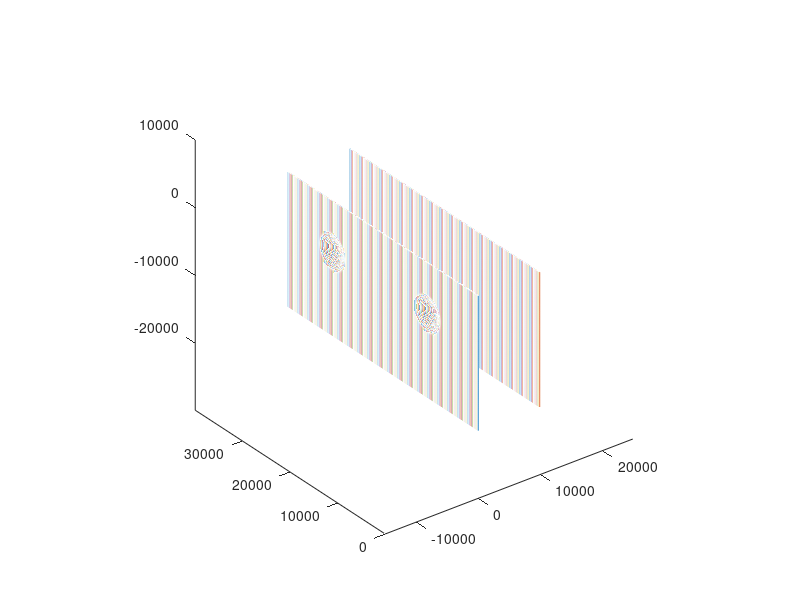
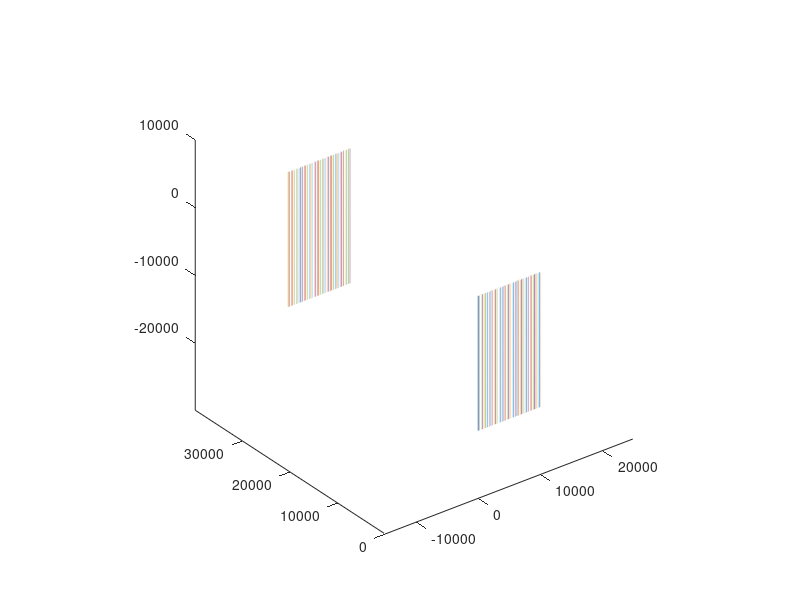
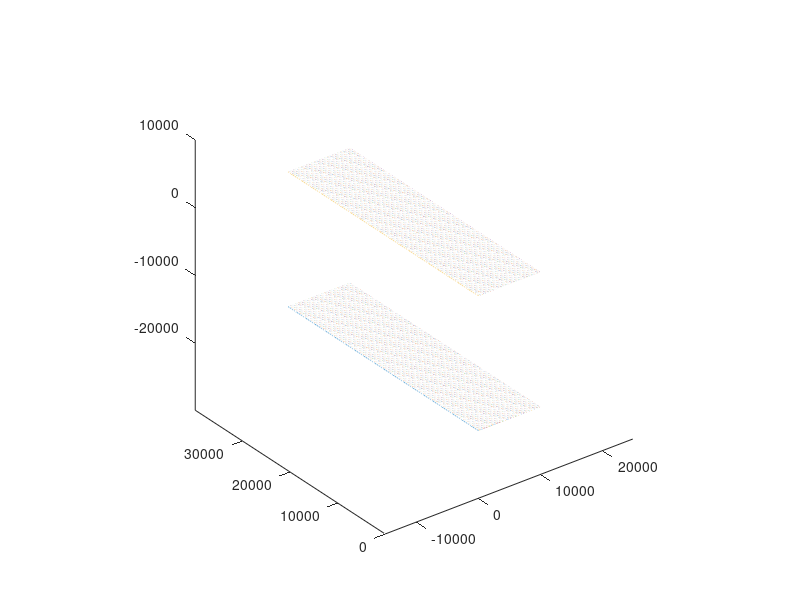
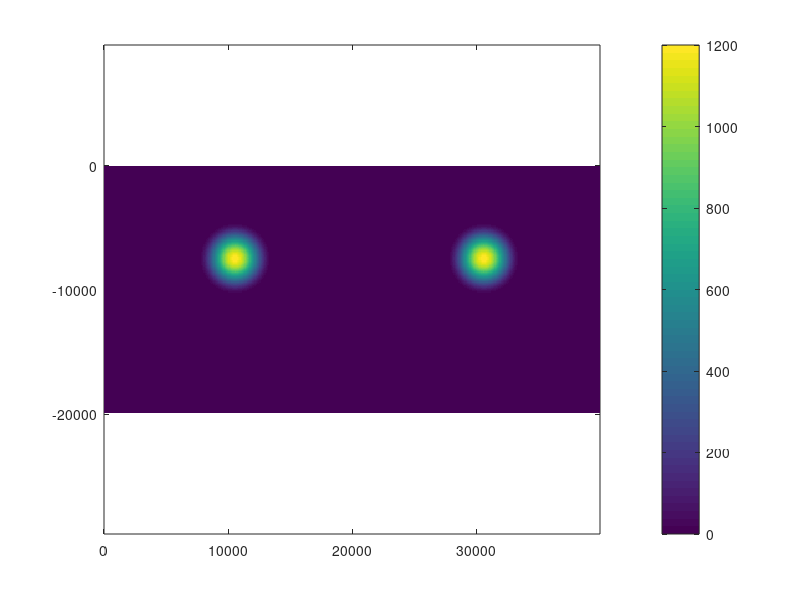

Reproduce these figures in MATLAB, in order. (Note: this script raises an error after producing the figures.)
% creat 3D boundary data file
% nx ny nz x1(left) x2(right) y1(front) y2(back) z1(bottom) z2(top)

clc;
clear all;
close all;

flag_printf = 1;

nx = 100;
ny = 400;
nz = 200;

dx = 100;
dy = 100;
dz = 100;

origin_x = 0;
origin_y = 0;
origin_z = 0;
bz1 = zeros(ny,nx,3);
bz2 = zeros(ny,nx,3);
by1 = zeros(nz,nx,3);
by2 = zeros(nz,nx,3);
bx1 = zeros(nz,ny,3);
bx2 = zeros(nz,ny,3);

for k=1:nz
  for j=1:ny
    bx1(k,j,1) = origin_x;
    bx1(k,j,2) = origin_y + (j-1)*dy;
    bx1(k,j,3) = origin_z - (nz-k)*dz;

    bx2(k,j,1) = origin_x + (nx-1)*dx;
    bx2(k,j,2) = origin_y + (j-1)*dy;
    bx2(k,j,3) = origin_z - (nz-k)*dz;

  end
end

if 1
for k = 1:nz
    for j = 1:ny
        r1 = sqrt((bx1(k,j,2)-10.5e3).^2 + (bx1(k,j,3)+7.5e3).^2);
        r2 = sqrt((bx1(k,j,2)-30.5e3).^2 + (bx1(k,j,3)+7.5e3).^2);
        fxy = 0;
        if(r1 <3e3)
            fxy = 600 * (1+cos(pi*r1/3e3));
        end
        
        if(r2 <3e3)
            fxy = 600 * (1+cos(pi*r2/3e3));
        end
        
        bx1(k,j,1)=bx1(k,j,1)+fxy;
    end
end
end

for j=1:ny
  dx1 = (bx2(1,j,1)-bx1(1,j,1))/(nx-1);
  dx2 = (bx2(nz,j,1)-bx1(nz,j,1))/(nx-1);
  for i=1:nx
    bz1(j,i,1) = bx1(1,j,1) + (i-1)*dx1;
    bz1(j,i,2) = bx1(1,j,2);
    bz1(j,i,3) = bx1(1,j,3);

    bz2(j,i,1) = bx1(nz,j,1) + (i-1)*dx2;
    bz2(j,i,2) = bx1(nz,j,2);
    bz2(j,i,3) = bx1(nz,j,3);
  end
end

for k=1:nz
  dx1 = (bx2(k,1,1) -bx1(k,1,1))/(nx-1);
  dx2 = (bx2(k,ny,1)-bx1(k,ny,1))/(nx-1);
  for i=1:nx
    by1(k,i,1) = bx1(k,1,1) + (i-1)*dx1;
    by1(k,i,2) = bx1(k,1,2);
    by1(k,i,3) = bx1(k,1,3);

    by2(k,i,1) = bx1(k,ny,1) + (i-1)*dx2;
    by2(k,i,2) = bx1(k,ny,2);
    by2(k,i,3) = bx1(k,ny,3);
  end
end

if flag_printf

    figure(1)   
    plot3(bx1(:,:,1),bx1(:,:,2),bx1(:,:,3));
    hold on;
    plot3(bx2(:,:,1),bx2(:,:,2),bx2(:,:,3));
    axis equal;
 
    figure(2)   
    plot3(by1(:,:,1),by1(:,:,2),by1(:,:,3));
    hold on;
    plot3(by2(:,:,1),by2(:,:,2),by2(:,:,3));
    axis equal;
 
    figure(3)   
    plot3(bz1(:,:,1),bz1(:,:,2),bz1(:,:,3));
    hold on;
    plot3(bz2(:,:,1),bz2(:,:,2),bz2(:,:,3));
    axis equal;

    figure(4)

    pcolor(bx1(:,:,2),bx1(:,:,3),bx1(:,:,1));
%     light;
    shading flat
    colorbar
%     axis image
    axis equal;
end

% creat data file
export_bdry;
